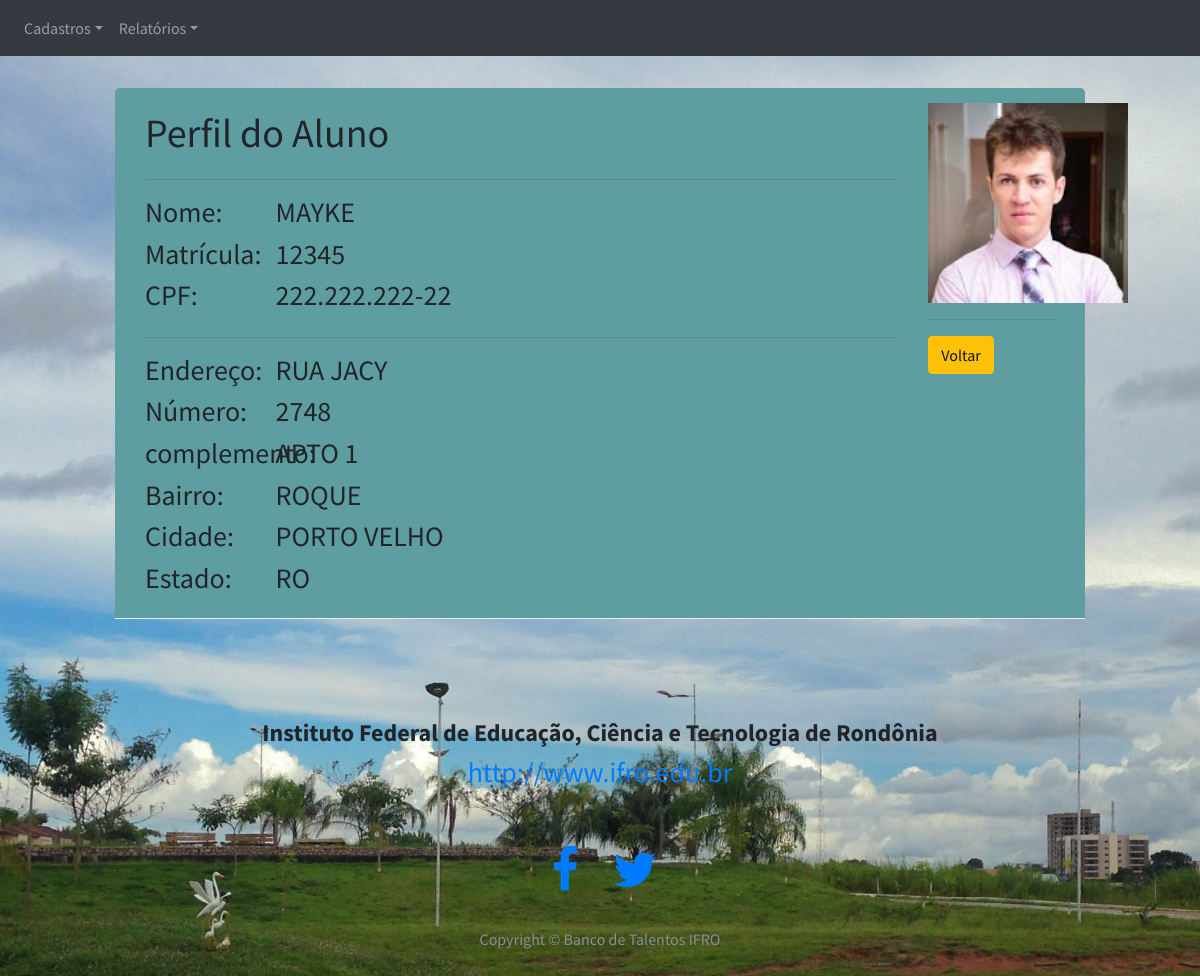
/viewAluno/1/, run on an earlier commit of the app's database.
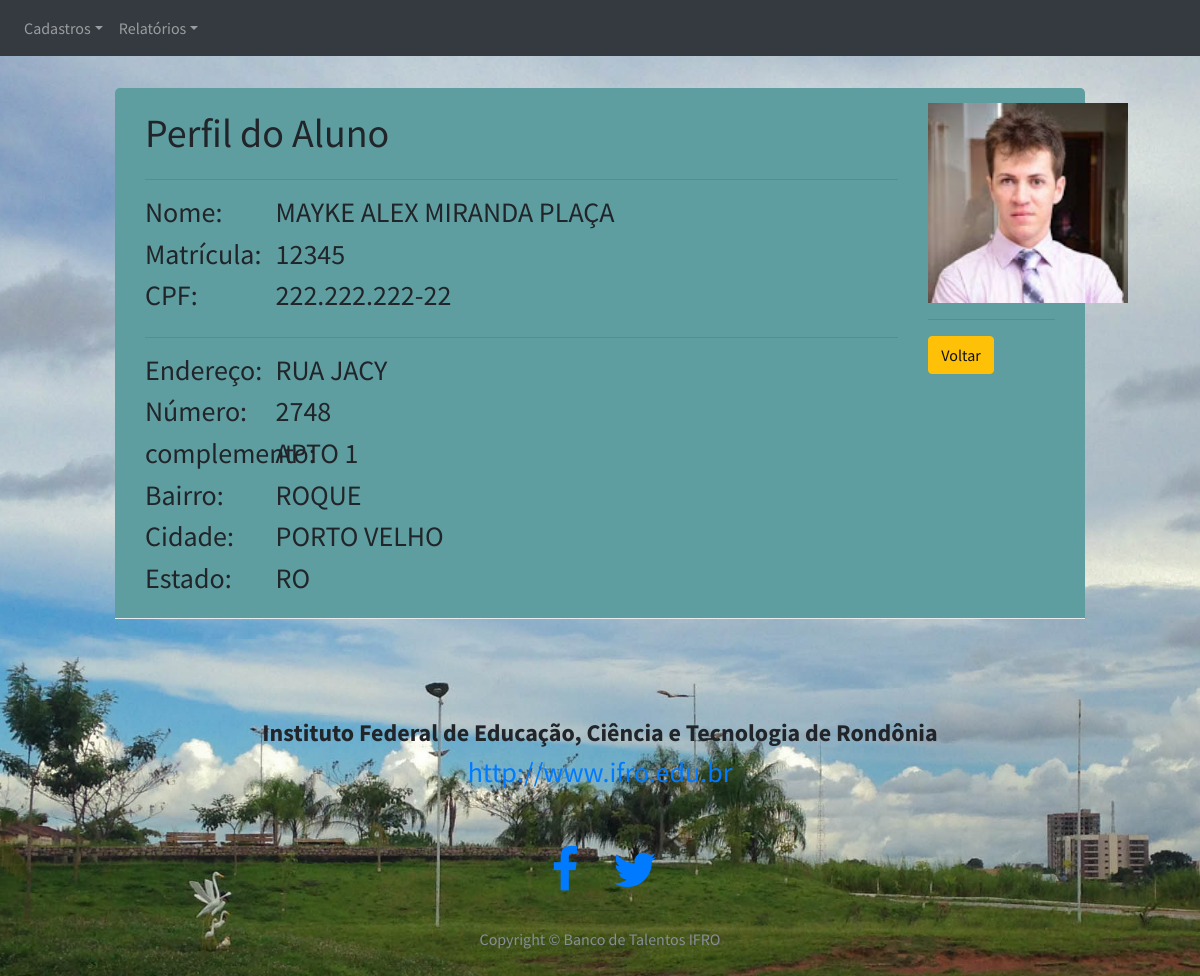
And on a later commit of the database.
### models.py (models this page shows, shortened)
class Pessoa(db.Model):
    __tablename__ = "pessoas"
    __table_args__ = {'extend_existing': True}
    __mapper_args__ = {'polymorphic_identity': 'pessoa'}
    id = db.Column(db.Integer, autoincrement=True, primary_key=True)
    nome        = db.Column(db.String(100))
    endereco    = db.Column(db.String(50))
    num         = db.Column(db.String(10))
    complemento = db.Column(db.String(40))
    bairro      = db.Column(db.String(50))
    cidade      = db.Column(db.String(50))
    uf          = db.Column(db.String(50))
    imagem      = db.Column(db.String(80))
    telefone    = db.Column(db.String(15))
    email    = db.Column(db.String(15), unique= True)
    password = db.Column(db.String(10))
    tipo     = db.Column(db.Integer)  # 1 para IFRO - 2 para VISITANTE

### app.py (the view)
@app.route('/viewAluno/<idAluno>/')
def viewAluno(idAluno):
    aluno = models.Aluno.query.filter_by(id=idAluno).first()
    return render_template('viewAluno.html', aluno=aluno)

### app.py (called while the page is built)
@login_manager.request_loader
def request_loader(request):
    email = request.form.get('email')
    if email not in users:
        return #'Não existe o e-mail {} cadastrado no banco'.format(email)
    user = User()
    user.id = email
    return user

### templates/viewAluno.html (shortened to what this page needs)
{% extends 'base_ifro_view_edit.html' %}
{% block conteudo %}
<br>
<br>
<div class="container col-md-10" >
    <div class="modal-header" style="background: cadetblue">
        <div class="col-md-10">
            <h1 class="modal-title">Perfil do Aluno</h1>
            <hr>
            <div class="row">
                <div class="col-md-2">
                    <h3>Nome: </h3>
                    <h3>Matrícula: </h3>
                    <h3>CPF: </h3>
                </div>
                <div class="col-md-10">
                    <h3 class="media-heading">{{ aluno.nome.upper()}}</h3>
                    <h3 class="media-heading">{{ aluno.matricula}}</h3>
                    <h3 class="media-heading">{{ aluno.cpf[0:3]}}.{{aluno.cpf[3:6]}}.{{aluno.cpf[6:9]}}-{{aluno.cpf[9:11]}}</h3>
                </div>
            </div>
            <hr>
            <div class="row">
                <div class="col-md-2">
                    <h3>Endereço: </h3>
                    <h3>Número: </h3>
                    <h3>complemento: </h3>
                    <h3>Bairro: </h3>
                    <h3>Cidade: </h3>
                    <h3>Estado: </h3>
                </div>
                <div class="col-md-10">
                    <h3 class="media-heading">{{ aluno.endereco.upper()}}</h3>
                    <h3 class="media-heading">{{ aluno.num.upper()}}</h3>
                    <h3 class="media-heading">{{ aluno.complemento.upper()}}</h3>
                    <h3 class="media-heading">{{ aluno.bairro.upper()}}</h3>
                    <h3 class="media-heading">{{ aluno.cidade.upper()}}</h3>
                    <h3 class="media-heading">{{ aluno.uf.upper()}}</h3>
                </div>
            </div>
        </div>
        <div class="col-md-2">
            <img src="../../static/img/pessoasImg/{{aluno.imagem}}.jpg" name="aboutme" width="200" height="200" border="0" class="img-circle">
            <hr>
            <a href="/listarAlunos" class="btn btn-warning">Voltar</a>
        </div>
    </div>
</div>
{% endblock %}

What changed in the data, as far as the page shows it:
changed Pessoa "RUA JACY": nome "MAYKE" → "MAYKE ALEX MIRANDA PLAÇA"
